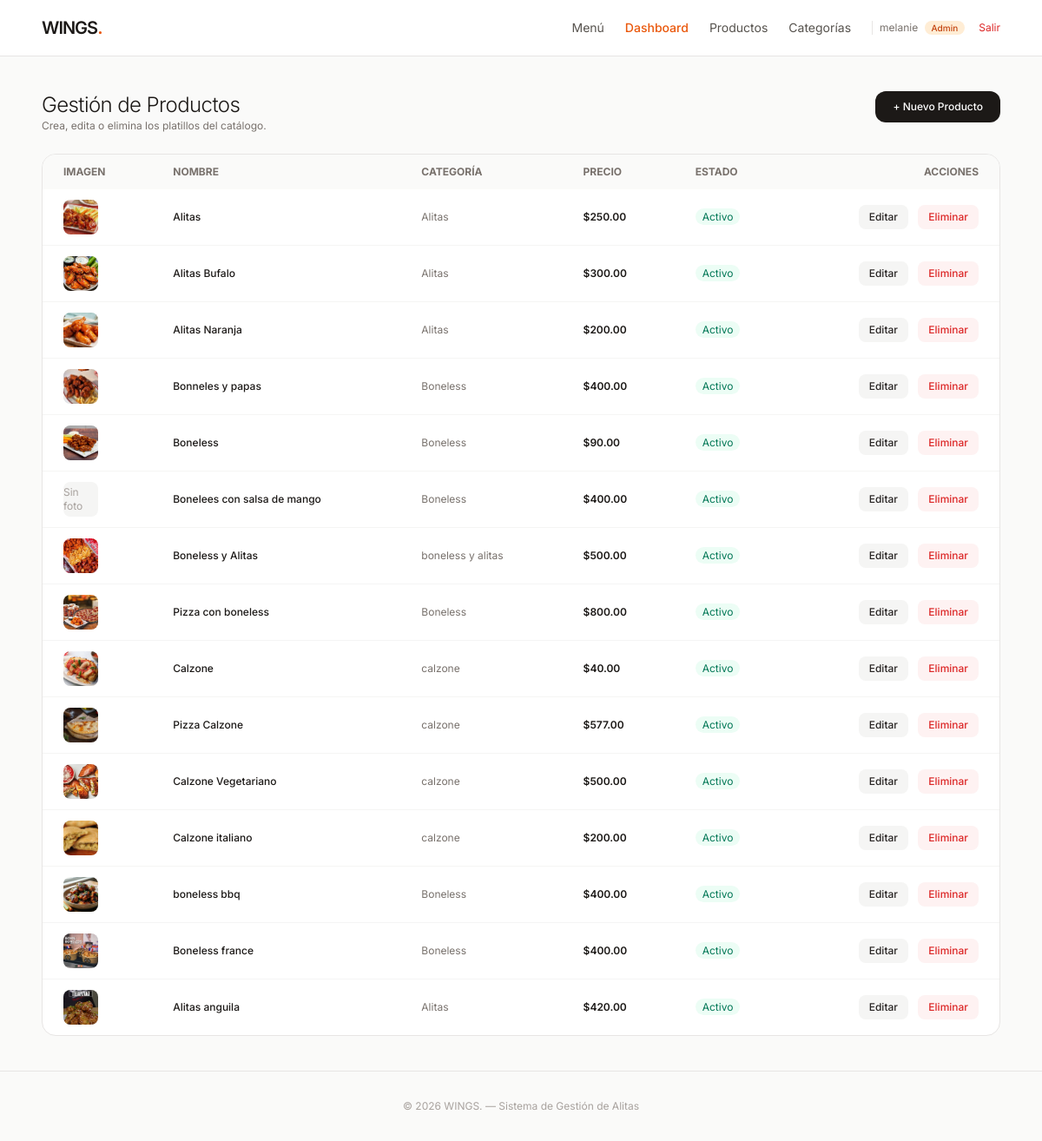
Before: /panel/productos/ (signed in) with the older database file.
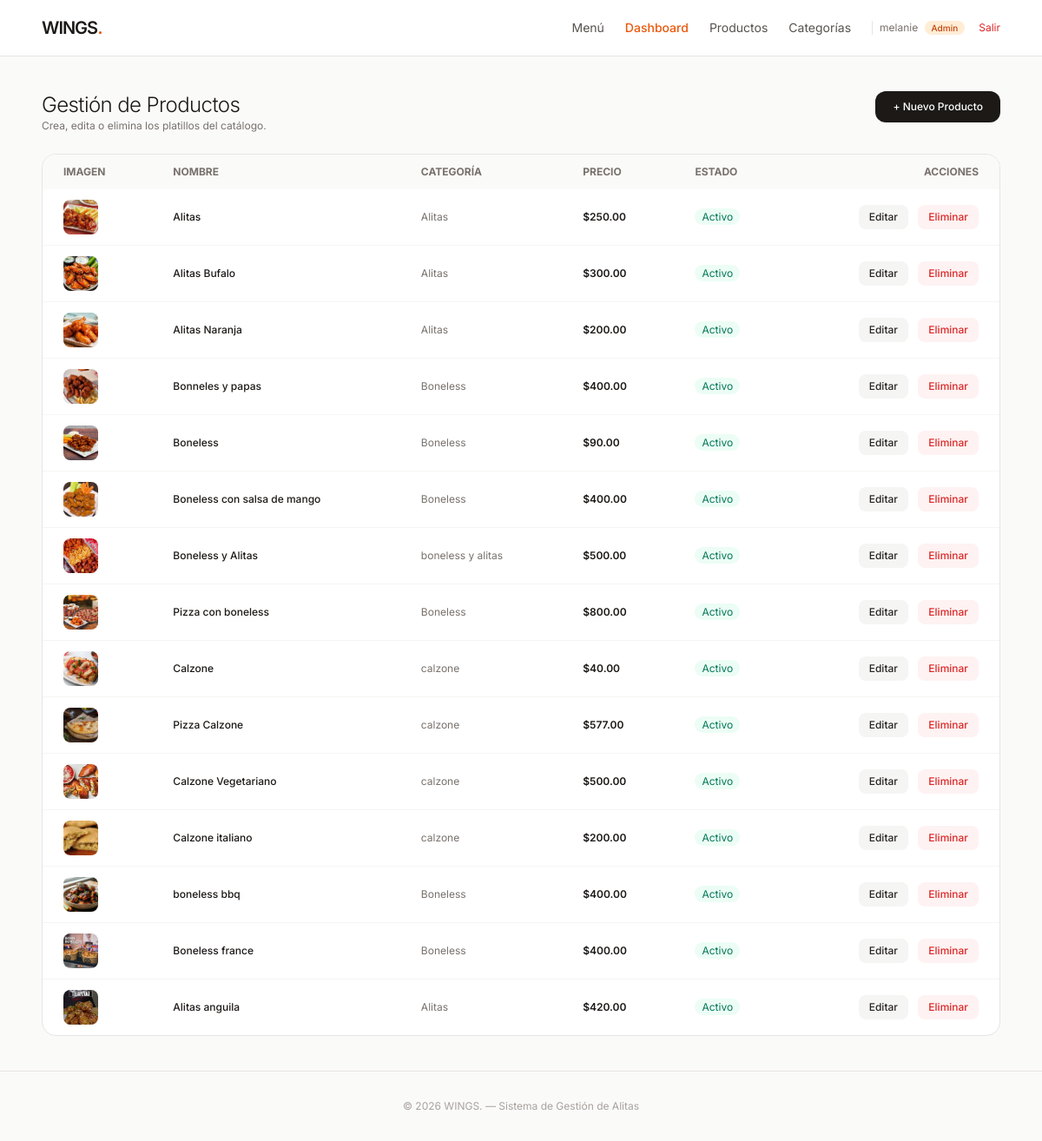
After: the same page with the newer database file.
### tienda/models.py (models this page shows, shortened)
class Producto(models.Model):
    nombre = models.CharField(max_length=100)
    descripcion = models.TextField(max_length=250)
    precio = models.DecimalField(max_digits=6, decimal_places=2)
    categoria = models.ForeignKey(Categoria, on_delete=models.CASCADE, related_name='productos')
    imagen = models.ImageField(upload_to='productos/', blank=True, null=True)
    disponible = models.BooleanField(default=True)

class Categoria(models.Model):
    nombre = models.CharField(max_length=50)
    descripcion = models.CharField(max_length=150, blank=True)

### tienda/views.py (the view)
# urls.py: path('panel/productos/', views.lista_productos, name='lista_productos'),
@user_passes_test(es_administrador, login_url='inicio')
def lista_productos(request):
    productos = Producto.objects.select_related('categoria').all()
    return render(request, 'tienda/crud_productos.html', {'productos': productos})

### tienda/views.py (called while the page is built)
def es_administrador(user):
    return user.is_authenticated and user.is_staff

### tienda/templates/tienda/crud_productos.html
{% extends 'tienda/base.html' %}
{% block content %}
<div class="flex flex-col sm:flex-row sm:items-center sm:justify-between gap-4 mb-6">
    <div>
        <h1 class="text-2xl font-light tracking-tight text-stone-900">Gestión de Productos</h1>
        <p class="text-xs text-stone-500">Crea, edita o elimina los platillos del catálogo.</p>
    </div>
    <a href="{% url 'crear_producto' %}" class="bg-stone-900 hover:bg-orange-600 text-white text-xs font-medium px-5 py-2.5 rounded-xl transition self-start">
        + Nuevo Producto
    </a>
</div>
<div class="bg-white border border-stone-200 rounded-2xl overflow-hidden">
    <div class="overflow-x-auto">
        <table class="w-full text-left text-xs">
            <thead class="bg-stone-50 text-stone-500 uppercase">
                <tr>
                    <th class="px-6 py-3">Imagen</th>
                    <th class="px-6 py-3">Nombre</th>
                    <th class="px-6 py-3">Categoría</th>
                    <th class="px-6 py-3">Precio</th>
                    <th class="px-6 py-3">Estado</th>
                    <th class="px-6 py-3 text-right">Acciones</th>
                </tr>
            </thead>
            <tbody class="divide-y divide-stone-100">
                {% for prod in productos %}
                <tr class="hover:bg-stone-50/60">
                    <td class="px-6 py-3">
                        {% if prod.imagen %}
                            <img src="{{ prod.imagen.url }}" class="w-10 h-10 rounded-lg object-cover">
                        {% else %}
                            <div class="w-10 h-10 rounded-lg bg-stone-100 flex items-center justify-center text-stone-400">Sin foto</div>
                        {% endif %}
                    </td>
                    <td class="px-6 py-3 font-medium text-stone-900">{{ prod.nombre }}</td>
                    <td class="px-6 py-3 text-stone-500">{{ prod.categoria.nombre }}</td>
                    <td class="px-6 py-3 font-semibold">${{ prod.precio }}</td>
                    <td class="px-6 py-3">
                        {% if prod.disponible %}
                            <span class="px-2 py-0.5 rounded-full bg-emerald-50 text-emerald-700">Activo</span>
                        {% else %}
                            <span class="px-2 py-0.5 rounded-full bg-stone-100 text-stone-500">Oculto</span>
                        {% endif %}
                    </td>
                    <td class="px-6 py-3 text-right space-x-2">
                        <a href="{% url 'editar_producto' prod.id %}" class="inline-block bg-stone-100 hover:bg-stone-200 text-stone-800 px-3 py-1.5 rounded-lg font-medium transition">Editar</a>
                        <a href="{% url 'eliminar_producto' prod.id %}" class="inline-block bg-red-50 hover:bg-red-600 hover:text-white text-red-600 px-3 py-1.5 rounded-lg font-medium transition">Eliminar</a>
                    </td>
                </tr>
                {% empty %}
                <tr><td colspan="6" class="px-6 py-8 text-center text-stone-400">No hay productos registrados.</td></tr>
                {% endfor %}
            </tbody>
        </table>
    </div>
</div>
{% endblock %}

Changed rows visible on the page:
changed Producto: imagen: picture added; nombre "Bonelees con salsa de mango" → "Boneless con salsa de mango"; no longer shows "Sin foto"
